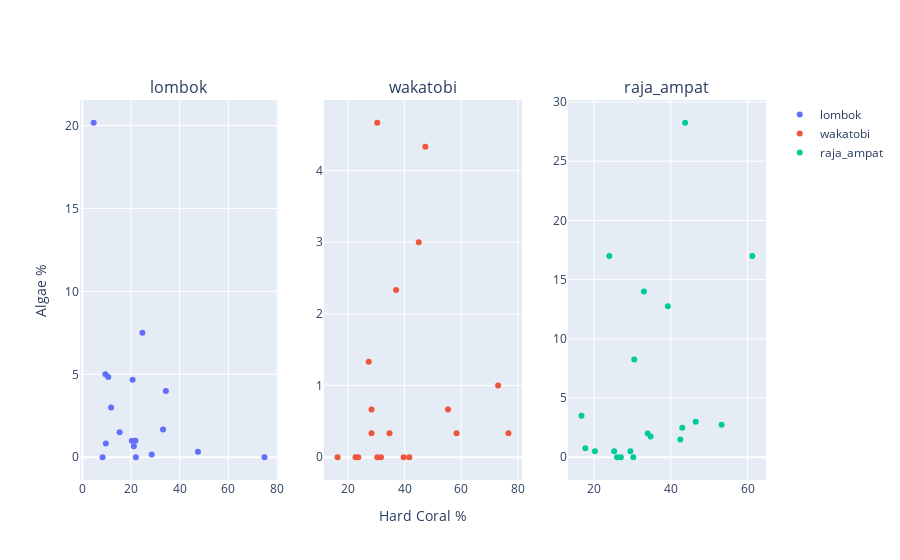

This figure's notebook cell:
### Code cell
# Get unique regions from the 'region' column
unique_regions = drivers_data['region'].unique()

# Create subplots with one subplot for each region
fig1 = sp.make_subplots(rows=1, cols=len(unique_regions), subplot_titles=unique_regions)

# Loop through each unique region and create a scatter plot for it
for i, region in enumerate(unique_regions, start=1):
    region_data = drivers_data[drivers_data['region'] == region]
    
    scatter = go.Scatter(
        x=region_data['hard_coral'],
        y=region_data['algae'],
        mode='markers',
        name=region,
        text=region_data['region']
    )
    
    fig1.add_trace(scatter, row=1, col=i)


# Set the axis labels for the center subplot
    if i == (len(unique_regions) + 1) // 2:
        fig1.update_xaxes(title_text='Hard Coral %', row=1, col=i)
        fig1.update_yaxes(title_text='Algae %', row=1, col=1)


# Show the chart
fig1.show()

### Figure 1 — Plotly figure (JSON) as saved in the notebook; plotly's stock layout.template omitted (floating-point values rounded to 4 significant figures)
{"data": [{"mode": "markers", "name": "lombok", "text": ["lombok", "lombok", "lombok", "lombok", "lombok", "lombok", "lombok", "lombok", "lombok", "lombok", "lombok", "lombok", "lombok", "lombok", "lombok", "lombok", "lombok", "lombok"], "type": "scatter", "x": [20.67, 21.17, 15.33, 33.17, 10.67, 34.33, 28.5, 8.333, 9.667, 4.667, 9.5, 22, 47.5, 74.83, 21.83, 20.33, 11.83, 24.67], "xaxis": "x", "y": [4.667, 0.6667, 1.5, 1.667, 4.833, 4, 0.1667, 0, 0.8333, 20.17, 5, 0, 0.3333, 0, 1, 1, 3, 7.5], "yaxis": "y"}, {"mode": "markers", "name": "wakatobi", "text": ["wakatobi", "wakatobi", "wakatobi", "wakatobi", "wakatobi", "wakatobi", "wakatobi", "wakatobi", "wakatobi", "wakatobi", "wakatobi", "wakatobi", "wakatobi", "wakatobi", "wakatobi", "wakatobi", "wakatobi", "wakatobi", "wakatobi"], "type": "scatter", "x": [28.33, 34.67, 31.67, 23.67, 55.33, 45, 47.33, 58.33, 30.33, 37, 73, 41.67, 16.33, 22.67, 27.33, 28.33, 30.33, 39.67, 76.67], "xaxis": "x2", "y": [0.6667, 0.3333, 0, 0, 0.6667, 3, 4.333, 0.3333, 0, 2.333, 1, 0, 0, 0, 1.333, 0.3333, 4.667, 0, 0.3333], "yaxis": "y2"}, {"mode": "markers", "name": "raja_ampat", "text": ["raja_ampat", "raja_ampat", "raja_ampat", "raja_ampat", "raja_ampat", "raja_ampat", "raja_ampat", "raja_ampat", "raja_ampat", "raja_ampat", "raja_ampat", "raja_ampat", "raja_ampat", "raja_ampat", "raja_ampat", "raja_ampat", "raja_ampat", "raja_ampat", "raja_ampat", "raja_ampat"], "type": "scatter", "x": [43, 25.25, 34.75, 46.5, 27, 26, 34, 29.5, 33, 39.25, 61.25, 30.5, 53.25, 30.25, 42.5, 43.75, 20.25, 17.75, 16.75, 24], "xaxis": "x3", "y": [2.5, 0.5, 1.75, 3, 0, 0, 2, 0.5, 14, 12.75, 17, 8.25, 2.75, 0, 1.5, 28.25, 0.5, 0.75, 3.5, 17], "yaxis": "y3"}], "layout": {"annotations": [{"font": {"size": 16}, "showarrow": false, "text": "lombok", "x": 0.1444, "xanchor": "center", "xref": "paper", "y": 1, "yanchor": "bottom", "yref": "paper"}, {"font": {"size": 16}, "showarrow": false, "text": "wakatobi", "x": 0.5, "xanchor": "center", "xref": "paper", "y": 1, "yanchor": "bottom", "yref": "paper"}, {"font": {"size": 16}, "showarrow": false, "text": "raja_ampat", "x": 0.8556, "xanchor": "center", "xref": "paper", "y": 1, "yanchor": "bottom", "yref": "paper"}], "xaxis": {"anchor": "y", "domain": [0, 0.2889]}, "xaxis2": {"anchor": "y2", "domain": [0.3556, 0.6444], "title": {"text": "Hard Coral %"}}, "xaxis3": {"anchor": "y3", "domain": [0.7111, 1]}, "yaxis": {"anchor": "x", "domain": [0, 1], "title": {"text": "Algae %"}}, "yaxis2": {"anchor": "x2", "domain": [0, 1]}, "yaxis3": {"anchor": "x3", "domain": [0, 1]}}}
